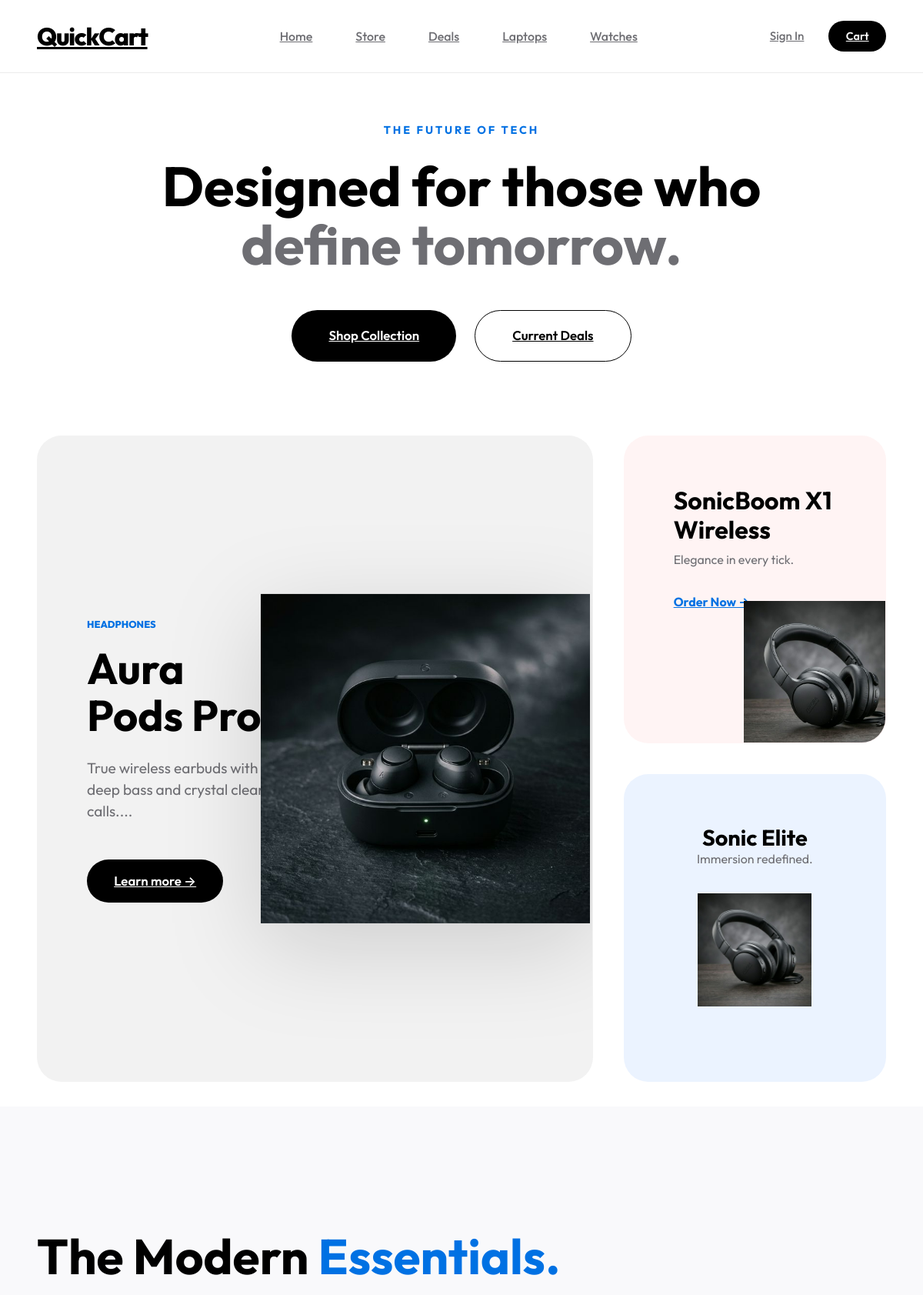
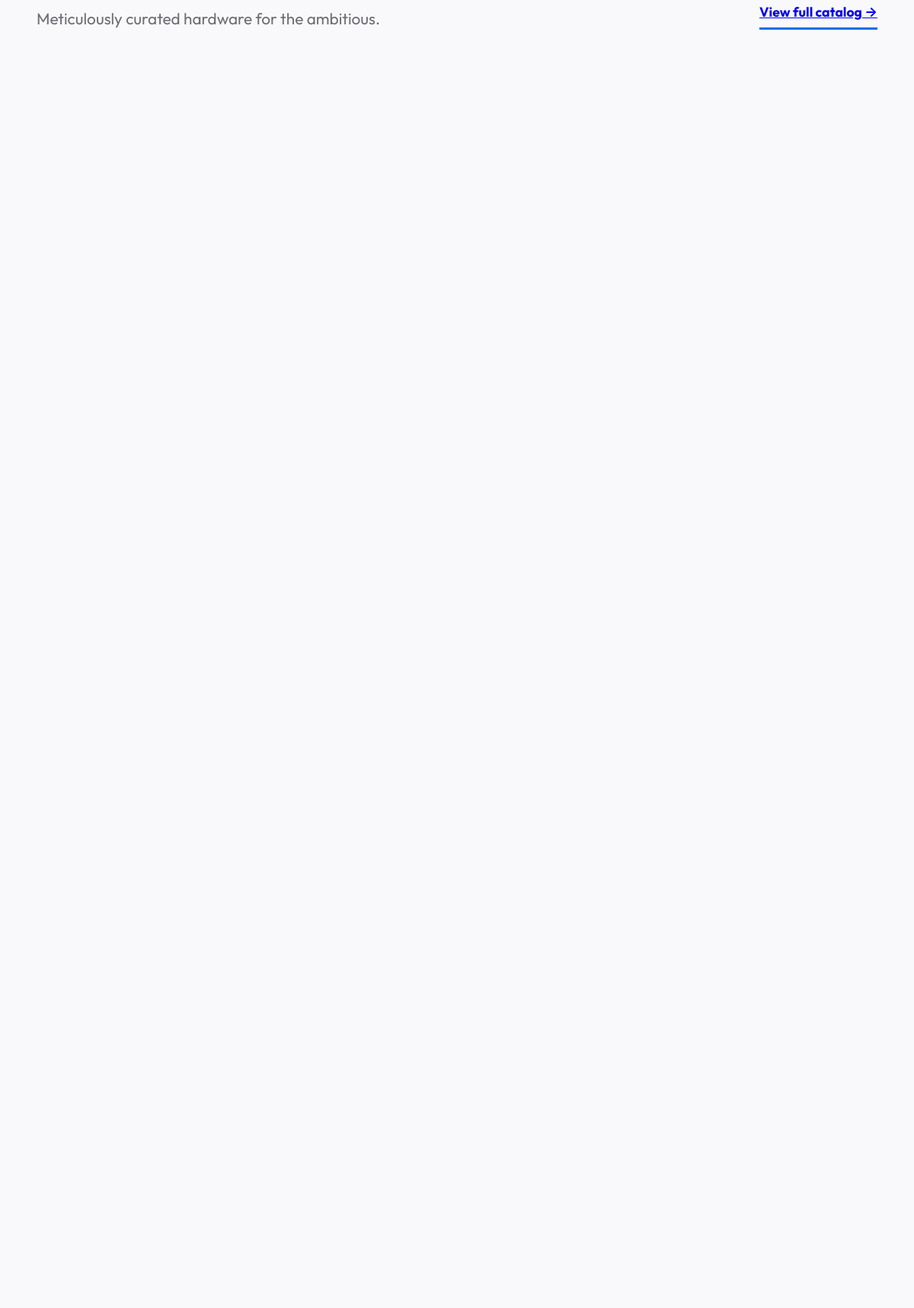
The page / (upper part) on the database its author committed (2 pictures, top to bottom).
### tables this page shows
CREATE TABLE `categories` (
  `id` int(11) NOT NULL,
  `name` varchar(100) NOT NULL,
  `image` varchar(255) DEFAULT 'cat_default.jpg'
);

CREATE TABLE `products` (
  `id` int(11) NOT NULL,
  `cat_id` int(11) NOT NULL,
  `name` varchar(255) NOT NULL,
  `price` decimal(10,2) NOT NULL,
  `description` text DEFAULT NULL,
  `rating` decimal(3,1) DEFAULT 4.5,
  `image` varchar(255) DEFAULT 'prod_default.jpg',
  `stock` int(11) DEFAULT 50,
  `is_featured` tinyint(1) DEFAULT 0
);

### includes/image_helper.php (called while the page is built, shortened)
<?php
function get_product_image(?string $filename, string $img_dir = 'img'): string
{
    $base_path = dirname(__DIR__);
    $safe_filename = basename($filename);
    $full_path = $base_path . DIRECTORY_SEPARATOR . $img_dir . DIRECTORY_SEPARATOR . $safe_filename;
    if (file_exists($full_path) && is_file($full_path)) {
        return $img_dir . '/' . $safe_filename;
    }
    return $img_dir . '/' . DEFAULT_PRODUCT_IMAGE;
}

### index.php (the view, shortened to what this page needs)
<?php
include 'includes/header.php';
try {
    $stmt = $pdo->query("SELECT p.*, c.name as category_name FROM products p JOIN categories c ON p.cat_id = c.id LIMIT 8");
    $featured = $stmt->fetchAll();
} catch (PDOException $e) {
    $featured = [];
}
?>
<main>
    <section class="section-padding" style="padding-top: 4rem; padding-bottom: 2rem;">
        <div class="container" style="text-align: center;">
            <div class="fade-in" style="margin-bottom: 6rem;">
                <span style="color: var(--accent); font-weight: 700; font-size: 0.9rem; text-transform: uppercase; letter-spacing: 0.2em; display: block; margin-bottom: 1.5rem;">The Future of Tech</span>
                <h1 style="max-width: 1200px; margin: 0 auto 3rem;">Designed for those who <br><span style="color: var(--text-secondary);">define tomorrow.</span></h1>
                <div style="display: flex; gap: 1.5rem; justify-content: center;">
                    <a href="products.php" class="btn btn-primary" style="padding: 1.25rem 3rem;">Shop Collection</a>
                    <a href="deals.php" class="btn btn-outline" style="padding: 1.25rem 3rem;">Current Deals</a>
                </div>
            </div>
            <div class="bento-grid fade-in" style="animation-delay: 0.2s;">
                <?php if(isset($featured[1])): ?>
                <div class="bento-hero bento-item" style="z-index: 10;">
                    <div style="flex: 1; text-align: left; padding-right: 2rem;">
                        <span style="font-weight: 800; color: var(--accent); font-size: 0.8rem; text-transform: uppercase;"><?= $featured[1]['category_name'] ?></span>
                        <h2 style="margin-top: 1rem; font-size: 3.5rem;"><?= $featured[1]['name'] ?></h2>
                        <p style="color: var(--text-secondary); max-width: 400px; margin-top: 1.5rem; font-size: 1.2rem;"><?= substr($featured[1]['description'], 0, 100) ?>...</p>
                        <a href="products.php?cat=Laptops" class="btn btn-primary" style="margin-top: 3rem;">Learn more &rarr;</a>
                    </div>
                    <div style="flex: 1.2; position: relative;">
                         <img src="<?= get_product_image($featured[1]['image']) ?>" style="width: 140%; position: absolute; right: -20%; top: 50%; transform: translateY(-50%); filter: drop-shadow(0 30px 60px rgba(0,0,0,0.15));" alt="Laptop">
                    </div>
                </div>
                <?php endif; ?>
                <?php if(isset($featured[0])): ?>
                <div class="bento-side-1 bento-item">
                    <div style="text-align: left;">
                        <h3 style="font-size: 2rem;"><?= $featured[0]['name'] ?></h3>
                        <p style="color: var(--text-secondary); margin-top: 0.5rem;">Elegance in every tick.</p>
                        <a href="products.php?cat=Watches" style="margin-top: 2rem; display: inline-block; font-weight: 700; color: var(--accent);">Order Now &rarr;</a>
                    </div>
                    <img src="<?= get_product_image($featured[0]['image']) ?>" style="position: absolute; bottom: -20px; right: -20px; width: 60%;" alt="Watch">
                </div>
                <?php endif; ?>
                <div class="bento-side-2 bento-item">
                    <h3 style="font-size: 1.8rem;">Sonic Elite</h3>
                    <p style="color: var(--text-secondary);">Immersion redefined.</p>
                    <img src="img/headphones_1.png" style="width: 70%; margin: 2rem auto 0; display: block;" alt="Audio">
                </div>
            </div>
        </div>
    </section>
    <section class="section-padding" style="background: var(--bg-soft);">
        <div class="container">
            <div class="flex-between align-end" style="margin-bottom: 5rem;">
                <div>
                    <h2 style="font-size: 4rem;">The Modern <span style="color: var(--accent);">Essentials.</span></h2>
                    <p style="color: var(--text-secondary); font-size: 1.3rem; margin-top: 1rem;">Meticulously curated hardware for the ambitious.</p>
                </div>
                <a href="products.php" style="font-size: 1.1rem; font-weight: 700; padding-bottom: 8px; border-bottom: 3px solid var(--accent);">View full catalog &rarr;</a>
            </div>
            <div class="product-grid">
            </div>
        </div>
    </section>
</main>
<?php include 'includes/footer.php'; ?>

### includes/header.php (shortened to what this page needs)
<?php
require_once __DIR__ . '/image_helper.php';
?>
<!DOCTYPE html>
<html lang="en">
<head>
    <link rel="stylesheet" href="<?= BASE_URL ?>css/style.css?v=<?= time(); ?>">
</head>
<body>
<header>
    <div class="container">
        <a href="<?= BASE_URL ?>index.php" class="logo"><?= SITE_NAME ?></a>
        <nav>
            <ul class="nav-links">
                <li><a href="<?= BASE_URL ?>index.php">Home</a></li>
                <li><a href="<?= BASE_URL ?>products.php">Store</a></li>
                <li><a href="<?= BASE_URL ?>deals.php">Deals</a></li>
                <li><a href="<?= BASE_URL ?>products.php?cat=Laptops">Laptops</a></li>
                <li><a href="<?= BASE_URL ?>products.php?cat=Watches">Watches</a></li>
            </ul>
        </nav>
        <div class="nav-action">
            <?php if(isset($_SESSION['user_id'])): ?>
                <a href="<?= BASE_URL ?>profile.php" title="Account" style="font-size: 1.2rem;">👤</a>
            <?php else: ?>
                <a href="<?= BASE_URL ?>login.php" style="font-size: 0.95rem; font-weight: 500; color: var(--text-secondary);">Sign In</a>
            <?php endif; ?>
            <a href="<?= BASE_URL ?>cart.php" class="btn btn-primary" style="padding: 0.6rem 1.4rem; font-size: 0.9rem; gap: 0.5rem;">
                Cart
            </a>
        </div>
    </div>
</header>

### includes/footer.php (shortened to what this page needs)
</body>
</html>

### css/style.css (style rules this page uses)
:root { --white: #FFFFFF; --bg-main: #FFFFFF; --bg-soft: #F9F9FB; --text-main: #000000; --text-secondary: #6E6E73; --accent: #0071E3; --accent-vibrant: #2997FF; --success: #34C759; --warning: #FF9F0A; --danger: #FF3B30; --border: rgba(0, 0, 0, 0.08); --glass-bg: rgba(255, 255, 255, 0.72); --glass-blur: blur(20px); --glass-border: rgba(255, 255, 255, 0.18); --container-width: 1600px; --radius-full: 100px; --radius-xl: 32px; --radius-lg: 24px; --radius-md: 18px; --shadow-sm: 0 2px 8px rgba(0, 0, 0, 0.04); --shadow-md: 0 8px 32px rgba(0, 0, 0, 0.06); --shadow-lg: 0 20px 60px rgba(0, 0, 0, 0.1); --fs-base: clamp(16px, 1.1vw, 20px); --fs-h1: clamp(3rem, 6vw, 6.5rem); --fs-h2: clamp(2.2rem, 4vw, 4rem); --fs-h3: clamp(1.6rem, 2.5vw, 2.8rem); --transition: cubic-bezier(0.65, 0, 0.35, 1) 0.5s; }
* { margin: 0; padding: 0; box-sizing: border-box; -webkit-font-smoothing: antialiased; -moz-osx-font-smoothing: grayscale; }
body { background-color: var(--bg-main); font-family: 'Outfit', -apple-system, BlinkMacSystemFont, "Segoe UI", Roboto, sans-serif; color: var(--text-main); font-size: var(--fs-base); line-height: 1.45; overflow-x: hidden; }
.container { max-width: var(--container-width); margin: 0 auto; padding: 0 4rem; }
header { background: var(--glass-bg); backdrop-filter: var(--glass-blur); -webkit-backdrop-filter: var(--glass-blur); border-bottom: 1px solid var(--border); padding: 1.5rem 0; position: sticky; top: 0; z-index: 2000; }
header .container { display: flex; justify-content: space-between; align-items: center; }
.logo { font-size: 2rem; font-weight: 800; letter-spacing: -0.04em; color: var(--text-main); }
.nav-links { display: flex; gap: 3.5rem; list-style: none; }
.nav-links a { font-size: 1rem; font-weight: 500; color: var(--text-secondary); position: relative; }
.nav-links a::after { content: ''; position: absolute; bottom: -5px; left: 0; width: 0; height: 2px; background: var(--accent); transition: var(--transition); }
.nav-action { display: flex; align-items: center; gap: 2rem; }
.btn { display: inline-flex; align-items: center; justify-content: center; padding: 1rem 2.2rem; border-radius: var(--radius-full); font-weight: 600; font-size: 1.05rem; border: none; cursor: pointer; transition: var(--transition); }
.btn-primary { background: var(--text-main); color: var(--white); }
.btn-outline { background: transparent; border: 1.5px solid var(--text-main); color: var(--text-main); }
.section-padding { padding: 10rem 0; }
.bento-grid { display: grid; grid-template-columns: repeat(12, 1fr); grid-auto-rows: minmax(400px, auto); gap: 2.5rem; }
.bento-item { background: var(--bg-soft); border-radius: var(--radius-xl); padding: 4rem; position: relative; overflow: hidden; transition: var(--transition); border: 1px solid transparent; }
h1 { font-size: var(--fs-h1); line-height: 1.05; margin-bottom: 2rem; }
h2 { font-size: var(--fs-h2); line-height: 1.1; margin-bottom: 1.5rem; }
h3 { font-size: var(--fs-h3); line-height: 1.2; }
.product-grid { display: grid; grid-template-columns: repeat(auto-fill, minmax(380px, 1fr)); gap: 3rem; }
.fade-in { opacity: 0; transform: translateY(30px); transition: opacity 1s ease, transform 1s ease; }
.fade-in.appear { opacity: 1; transform: translateY(0); }
.flex-between { display: flex; justify-content: space-between; align-items: center; }
.flex-between.align-end { align-items: flex-end; }
.bento-hero { grid-column: span 8; grid-row: span 2; display: flex; align-items: center; background: #F2F2F2; }
.bento-side-1 { grid-column: span 4; background: #FFF4F4; }
.bento-side-2 { grid-column: span 4; background: #EBF3FF; }
@media (max-width: 1400px) { .container { padding: 0 3rem; } }

### rows shown on the page
categories: name "HEADPHONES"
products: name "Aura Pods Pro", description "True wireless earbuds with deep bass and crystal clear calls.", image (picture)
products: name "SonicBoom X1 Wireless", image (picture)

### other values the page prints
SITE_NAME "QuickCart"
